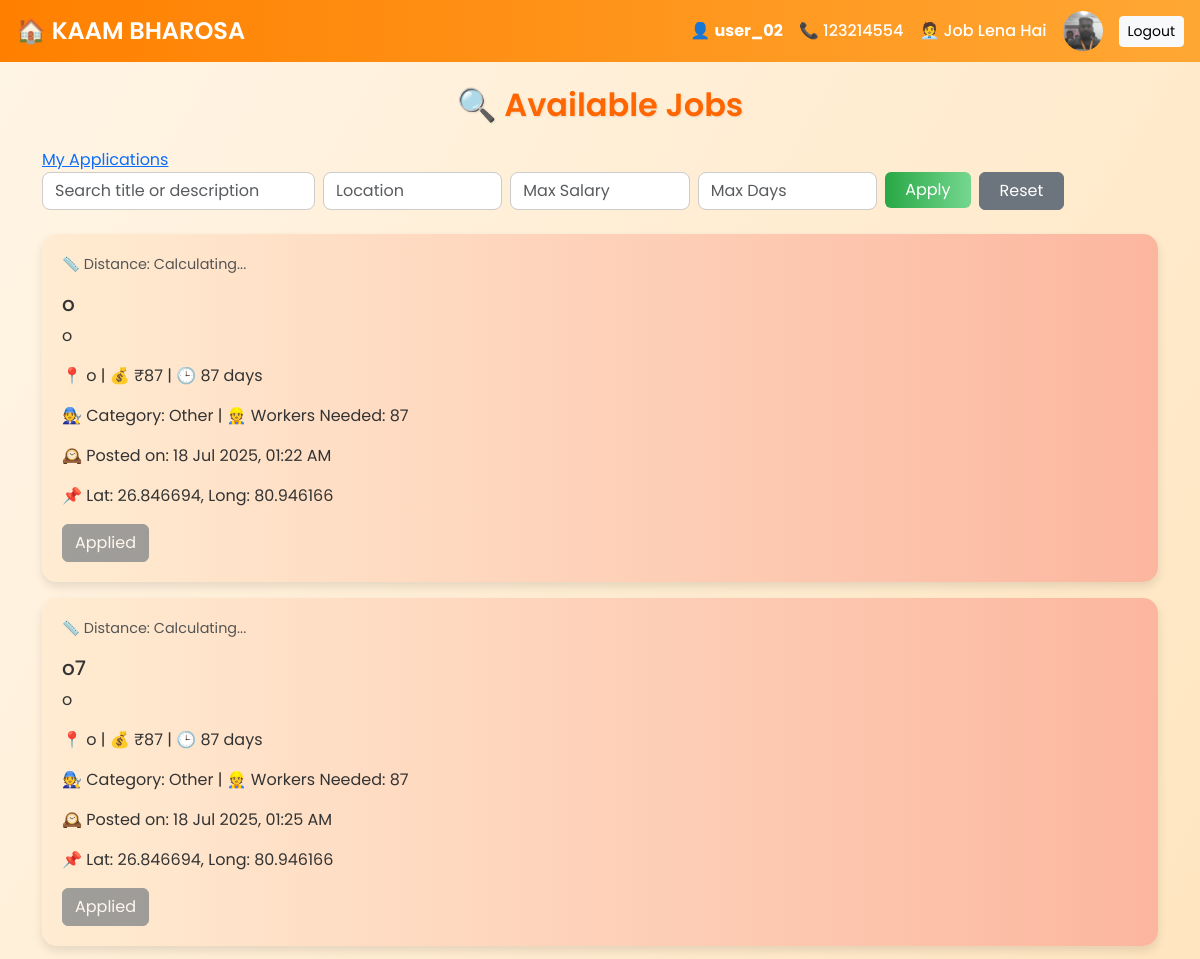
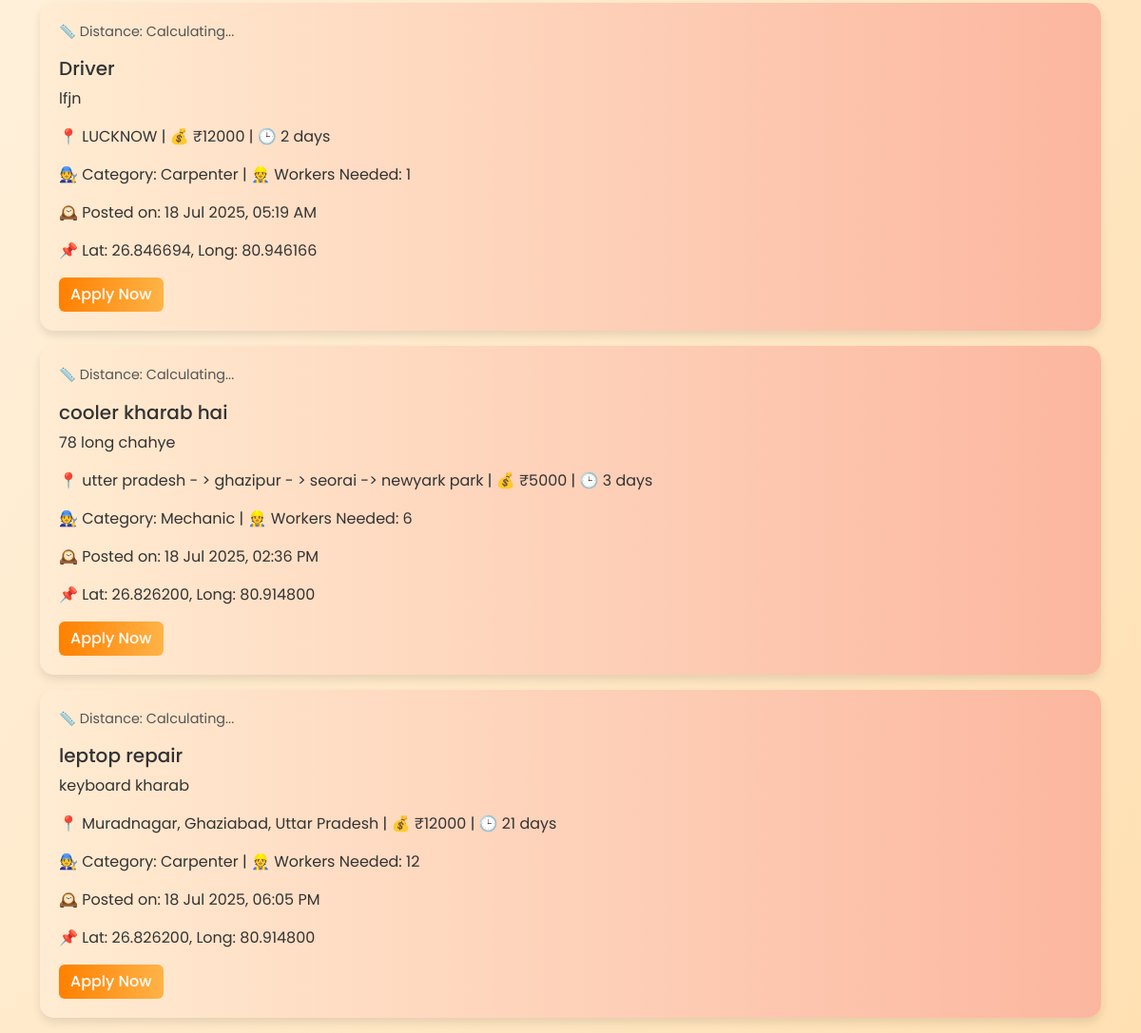
The page /jobs/available/ (signed in) on the database its author committed (2 pictures, top to bottom).
### accounts/models.py (models this page shows, shortened)
class UserProfile(models.Model):
    ROLE_CHOICES = [
        ('job_seeker', 'Job Lena Hai'),
        ('job_provider', 'Job Dena Hai'),
    ]
    user = models.OneToOneField(User, on_delete=models.CASCADE)
    phone = models.CharField(max_length=15)
    role = models.CharField(max_length=20, choices=ROLE_CHOICES)
    profile_photo = models.ImageField(upload_to='profile_photos/', blank=True)

### jobs/models.py (models this page shows, shortened)
class Job(models.Model):
    CATEGORY_CHOICES = [
        ('plumber', 'Plumber'),
        ('electrician', 'Electrician'),
        ('mistri', 'Mistri'),
        ('labour', 'Labour'),
        ('halwai', 'Halwai'),
        ('saloon', 'Saloon Worker'),
        ('mechanic', 'Mechanic'),
        ('driver', 'Driver'),
        ('welder', 'Welder'),
        ('painter', 'Painter'),
        ('carpenter', 'Carpenter'),
        ('helper', 'Helper'),
        ('security', 'Security Guard'),
        ('gardener', 'Gardener'),
        ('cleaner', 'Cleaner'),
        ('cook', 'Cook'),
        ('other', 'Other'),
    ]
    title = models.CharField(max_length=100)
    description = models.TextField()
    category = models.CharField(max_length=20, choices=CATEGORY_CHOICES)
    location = models.CharField(max_length=200)
    salary = models.IntegerField()
    duration_days = models.IntegerField()
    number_of_workers = models.IntegerField(default=1)
    posted_by = models.ForeignKey(User, on_delete=models.CASCADE, related_name='posted_jobs')
    created_at = models.DateTimeField(auto_now_add=True)
    latitude = models.CharField(max_length=100, default="0.0")
    longitude = models.CharField(max_length=100,default="0.0")

### jobs/views.py (the view)
# urls.py: path('available/', views.job_list, name='job_list'),
@login_required
def job_list(request):
    jobs = Job.objects.exclude(posted_by=request.user)
    user_applications = JobApplication.objects.filter(applicant=request.user).values_list('job_id', flat=True)
    query = request.GET.get('q')
    salary = request.GET.get('salary')
    location = request.GET.get('location')
    duration = request.GET.get('duration')
    if query:
        jobs = jobs.filter(Q(title__icontains=query) | Q(description__icontains=query))
    if salary:
        jobs = jobs.filter(salary__lte=salary)
    if location:
        jobs = jobs.filter(location__icontains=location)
    if duration:
        jobs = jobs.filter(duration_days__lte=duration)
    return render(request, 'jobs/job_list.html', {'jobs': jobs,
                                                  'user_applications': user_applications})

### templates/jobs/job_list.html (shortened to what this page needs)
{% load static %}
{% load crispy_forms_tags %}
<!DOCTYPE html>
<html lang="en">
<head>
  <link href="https://cdn.jsdelivr.net/npm/bootstrap@5.3.0/dist/css/bootstrap.min.css" rel="stylesheet">
</head>
<body>
<nav class="navbar navbar-expand-lg navbar-dark px-3">
  <a class="navbar-brand text-white" href="/">🏠 KAAM BHAROSA</a>
  <div class="collapse navbar-collapse" id="navbarNav">
    <ul class="navbar-nav ms-auto align-items-center">
      {% if user.is_authenticated %}
        <li class="nav-item text-white me-3">👤 <strong>{{ user.username }}</strong></li>
        {% if user.userprofile %}
          <li class="nav-item text-white me-3">📞 {{ user.userprofile.phone }}</li>
          <li class="nav-item text-white me-3">🧑‍💼 {{ user.userprofile.get_role_display }}</li>
          <li class="nav-item me-3"><img src="{{ user.userprofile.profile_photo.url }}" alt="Profile" /></li>
        {% endif %}
        <li class="nav-item"><a href="{% url 'logout' %}" class="btn btn-light btn-sm">Logout</a></li>
      {% else %}
        <li class="nav-item me-2"><a href="{% url 'login' %}" class="btn btn-light btn-sm">Login</a></li>
        <li class="nav-item"><a href="{% url 'signup' %}" class="btn btn-warning btn-sm">Sign Up</a></li>
      {% endif %}
    </ul>
  </div>
</nav>
<div class="container mt-4">
  <h2 class="mb-4 text-center">🔍 Available Jobs</h2>
  <a href="/jobs/my-applications/" >My Applications</a>
 <form method="get" class="row g-2 mb-4" id="filter-form">
    <div class="col-12 col-md-3">
      <input type="text" name="q" class="form-control" placeholder="Search title or description" value="{{ request.GET.q }}">
    </div>
    <div class="col-12 col-md-2">
      <input type="text" name="location" class="form-control" placeholder="Location" value="{{ request.GET.location }}">
    </div>
    <div class="col-6 col-md-2">
      <input type="number" name="salary" class="form-control" placeholder="Max Salary" value="{{ request.GET.salary }}">
    </div>
    <div class="col-6 col-md-2">
      <input type="number" name="duration" class="form-control" placeholder="Max Days" value="{{ request.GET.duration }}">
    </div>
    <div class="col-6 col-md-1">
      <button type="submit" class="btn btn-success w-100">Apply</button>
    </div>
    <div class="col-6 col-md-1">
      <a href="{% url 'job_list' %}" class="btn btn-secondary w-100">Reset</a>
    </div>
  </form>
  {% if jobs %}
    {% for job in jobs %}
      <div class="job-card mb-3">
        <p class="distance">📏 Distance: <span id="distance-{{ job.id }}">Calculating...</span></p>
        <h5>{{ job.title }}</h5>
        <p>{{ job.description }}</p>
        <p>📍 {{ job.location }} | 💰 ₹{{ job.salary }} | 🕒 {{ job.duration_days }} days</p>
        <p>🧑‍🔧 Category: {{ job.get_category_display }} | 👷 Workers Needed: {{ job.number_of_workers }}</p>
        <p>🕰️ Posted on: {{ job.created_at|date:"d M Y, h:i A" }}</p>
        <p>📌 Lat: {{ job.latitude }}, Long: {{ job.longitude }}</p>
        {% if job.id in user_applications %}
      <button class="btn btn-secondary" disabled>Applied</button>
    {% else %}
      <form method="post" action="{% url 'apply_job' job.id %}">
        <button type="submit" class="btn btn-primary">Apply Now</button>
      </form>
    {% endif %}
      </div>
    {% endfor %}
  {% else %}
    <div class="alert alert-warning text-center">
      No jobs match your filters right now.
    </div>
  {% endif %}
</div>
</body>
</html>

### templates/jobs/job_list.html (style rules this page uses)
body { font-family: 'Poppins', sans-serif; background: linear-gradient(to bottom right, #fff5e6, #ffe0b3); color: #333; }
.navbar { background: linear-gradient(to right, #ff8000, #ffa733); }
.navbar-brand { font-size: 1.5rem; font-weight: 600; }
.navbar .nav-item { font-weight: 500; }
h2 { color: #ff6600; text-shadow: 1px 1px 2px rgba(0, 0, 0, 0.1); font-weight: 600; }
.job-card { border: none; border-radius: 15px; padding: 20px; background: linear-gradient(to right, #ffecd2, #fcb69f); box-shadow: 0 5px 10px rgba(0, 0, 0, 0.1); transition: transform 0.2s ease; }
.btn-primary { background: linear-gradient(to right, #ff8000, #ffb347); border: none; font-weight: 500; }
.btn-success { background: linear-gradient(to right, #28a745, #75d78f); border: none; }
.form-control { border-radius: 8px; border: 1px solid #ccc; }
.navbar img { width: 40px; height: 40px; border-radius: 50%; object-fit: cover; }
.distance { font-size: 0.9rem; color: #555; }

### rows shown on the page
Job: title "o", description "o", location "o", salary "87", duration_days "87", category "Other", number_of_workers "87", created_at "18 Jul 2025, 01:22 AM", latitude "26.846694", longitude "80.946166", shows "Applied"
Job: title "o7", description "o", location "o", salary "87", duration_days "87", category "Other", number_of_workers "87", created_at "18 Jul 2025, 01:25 AM", latitude "26.846694", longitude "80.946166", shows "Applied"
Job: title "Driver", description "lfjn", location "LUCKNOW", salary "12000", duration_days "2", category "Carpenter", number_of_workers "1", created_at "18 Jul 2025, 05:19 AM", latitude "26.846694", longitude "80.946166", shows "Apply Now"
Job: title "cooler kharab hai", description "78 long chahye", location "utter pradesh - > ghazipur - > seorai -> newyark park", salary "5000", duration_days "3", category "Mechanic", number_of_workers "6", created_at "18 Jul 2025, 02:36 PM", latitude "26.826200", longitude "80.914800", shows "Apply Now"
Job: title "leptop repair", description "keyboard kharab", location "Muradnagar, Ghaziabad, Uttar Pradesh", salary "12000", duration_days "21", category "Carpenter", number_of_workers "12", created_at "18 Jul 2025, 06:05 PM", latitude "26.826200", longitude "80.914800", shows "Apply Now"

### other values the page prints
{{ user.username }} "user_02"
{{ user.userprofile.phone }} "123214554"
{{ user.userprofile.get_role_display }} "Job Lena Hai"
